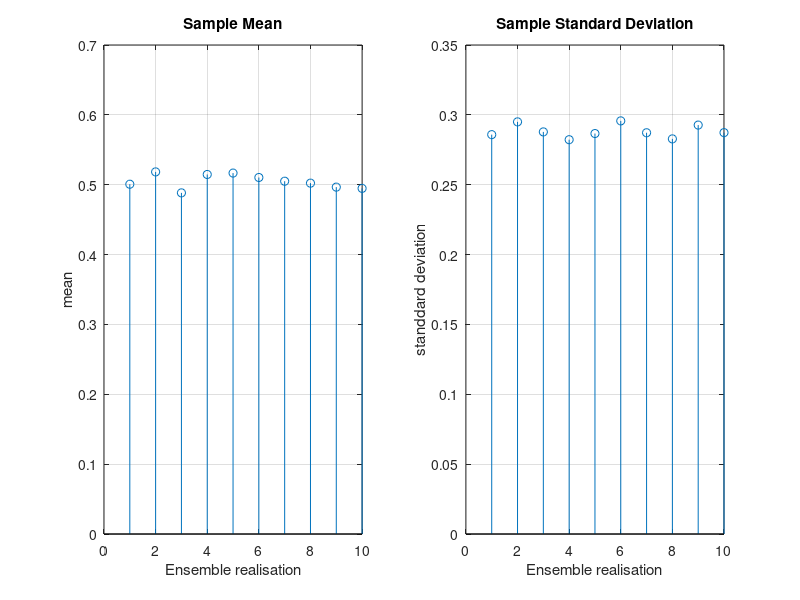

Source code (MATLAB):
close all; clear all; clc;
X_2 = rand(1000,10);
%sample mean and sample standard deviation of ten 1000 ensembles
a = mean(X_2);
b = std(X_2)
figure;
subplot(1,2,1);
stem(a,'o')
    title('Sample Mean');
    xlabel('Ensemble realisation');
    ylabel('mean');
    grid on;
subplot(1,2,2);
stem(b, 'o');
    title('Sample Standard Deviation');
    xlabel('Ensemble realisation');
    ylabel('standdard deviation');

    grid on;
print('-bestfit','BestFitFigure','-dpdf')